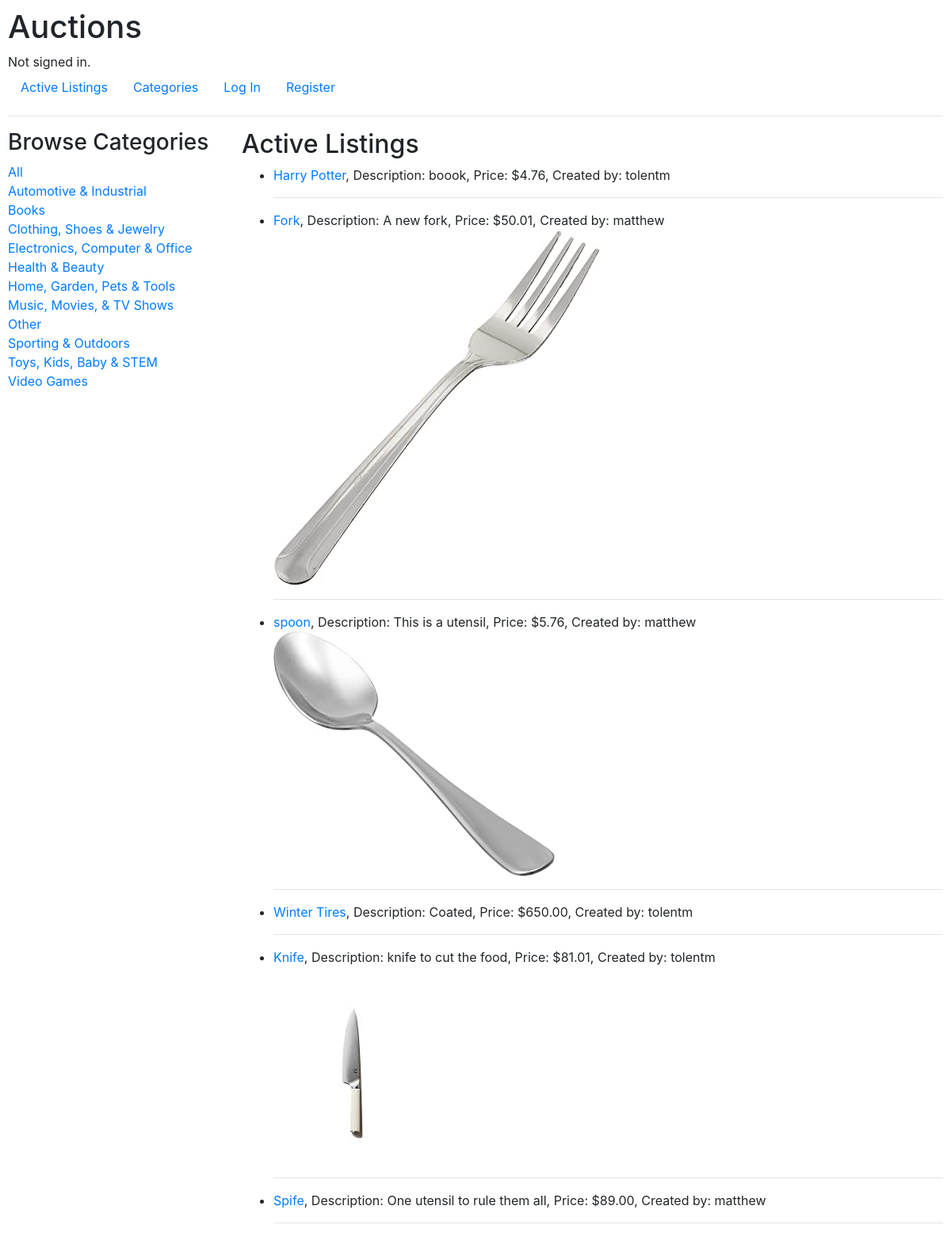
Page /categories/ on the committed database.
### auctions/models.py (models this page shows, shortened)
class Category(models.Model):
    name = models.CharField(max_length=200)
    class Meta:
        ordering = ['name']
    def __str__(self):
        return self.name

class Listing(models.Model):
    user = models.ForeignKey(User, on_delete=models.CASCADE, null=True)
    category = models.ForeignKey(Category, on_delete=models.SET_NULL, null=True, blank=True)
    title = models.CharField(max_length=64)
    description = models.CharField(max_length=64, null=True, blank=True)
    current_bid_value = models.DecimalField(null=True, decimal_places=2, max_digits=7)
    image = models.ImageField(null=True, blank=True, upload_to='images/')
    created = models.DateTimeField(auto_now_add=True)
    updated = models.DateTimeField(auto_now=True)
    class Meta:
        ordering = ['-updated','-created']

class User(AbstractUser):
    pass

### auctions/views.py (the view, shortened to what this page needs)
# urls.py: path("categories/", views.categories, name="categories"),
def categories(request):
    q = request.GET.get('q') if request.GET.get('q') != None else ''
    listings = Listing.objects.filter(category__name__icontains=q)
    categories = Category.objects.all()
    watchlist = None
    context = {'categories': categories,'listings': listings,'watchlist':watchlist}
    return render(request, "auctions/categories.html", context)

### auctions/templates/auctions/categories.html (shortened to what this page needs)
{% extends "auctions/layout.html" %}
{% block body %}
    <div class="home-container">
        <div>
            <h3>Browse Categories</h3>
            <a href="{% url 'categories'%}">All</a>
            <br>
            {% for category in categories %}
            <a href="{% url 'categories'%}?q={{category}}">{{category.name}}</a>
            <br>
            {% endfor %}
        </div>
        <div>
            {% include "auctions/listing_component.html" %}
        </div>
    </div>
{% endblock %}

### auctions/templates/auctions/layout.html (shortened to what this page needs)
{% load static %}
<!DOCTYPE html>
<html lang="en">
    <head>
        <link rel="stylesheet" href="https://stackpath.bootstrapcdn.com/bootstrap/4.4.1/css/bootstrap.min.css">
        <link href="{% static 'auctions/styles.css' %}" rel="stylesheet">
    </head>
    <body>
        <h1>Auctions</h1>
        <div>
            {% if user.is_authenticated %}
                Signed in as <strong>{{ user.username }}</strong>.
            {% else %}
                Not signed in.
            {% endif %}
        </div>
        <ul class="nav">
            <li class="nav-item">
                <a class="nav-link" href="{% url 'index' %}">Active Listings</a>
            </li>
            <li class="nav-item">
                <a class="nav-link" href="{% url 'categories' %}">Categories</a>
            </li>
            {% if user.is_authenticated %}
                <li class="nav-item">
                    <a class="nav-link" href="{% url 'watchlist'%}">Watchlist</a>
                </li>
                <li class="nav-item">
                    <a class="nav-link" href="{% url 'create-listing'%}">Create Listing</a>
                </li>
                <li class="nav-item">
                    <a class="nav-link" href="{% url 'logout' %}">Log Out</a>
                </li>
            {% else %}
                <li class="nav-item">
                    <a class="nav-link" href="{% url 'login' %}">Log In</a>
                </li>
                <li class="nav-item">
                    <a class="nav-link" href="{% url 'register' %}">Register</a>
                </li>
            {% endif %}
        </ul>
        <hr>
        {% block body %}
        {% endblock %}
    </body>
</html>

### auctions/templates/auctions/listing_component.html (shortened to what this page needs)
<h2>Active Listings</h2>
    <ul>
        {% for item in listings %}
            <li><a href="{% url 'listing' item.id %}">{{item.title}}</a>, Description: {{item.description}}, Price: ${{item.current_bid_value}}, Created by: {{item.user}}</li>
            {% if item.image %}
                {% load static %}
                <img src="{{ item.image.url }}" alt="{{ item.title }}">
            {% endif %}
            <hr>
            {% empty %}
            No Items
        {% endfor %}
    </ul>

### auctions/static/auctions/styles.css (style rules this page uses)
body { padding: 10px; }

### auctions/templates/auctions/categories.html (style rules this page uses)
.home-container { display: grid; grid-template-columns: 1fr 3fr; }

### rows in the picture
Category: name "Automotive & Industrial"
Category: name "Books"
Category: name "Clothing, Shoes & Jewelry"
Category: name "Electronics, Computer & Office"
Category: name "Health & Beauty"
Category: name "Home, Garden, Pets & Tools"
Category: name "Music, Movies, & TV Shows"
Category: name "Other"
Category: name "Sporting & Outdoors"
Category: name "Toys, Kids, Baby & STEM"
Category: name "Video Games"
Listing: title "Harry Potter", description "boook", current_bid_value "4.76", user "tolentm"
Listing: title "Fork", description "A new fork", current_bid_value "50.01", user "matthew", image (picture)
Listing: title "spoon", description "This is a utensil", current_bid_value "5.76", user "matthew", image (picture)
Listing: title "Winter Tires", description "Coated", current_bid_value "650.00", user "tolentm"
Listing: title "Knife", description "knife to cut the food", current_bid_value "81.01", user "tolentm", image (picture)
Listing: title "Spife", description "One utensil to rule them all", current_bid_value "89.00", user "matthew"
